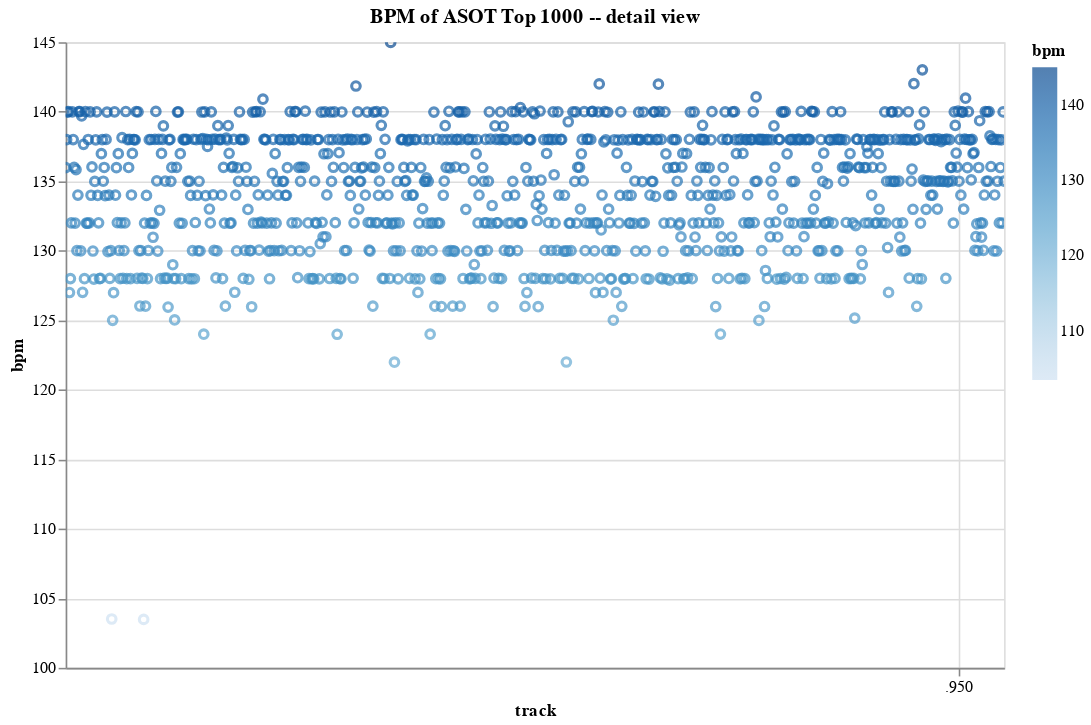

The cell this chart's notebook holds for it:
### Markdown cell above
Not the best way to visualize it, how about a semi-interactive scatter plot?

### Code cell
detail = (
    alt.Chart(source)
    .mark_point()
    .encode(
        x=alt.X(
            "track:T", scale=alt.Scale(domain={"selection": zoom.name, "encoding": "x"})
        ),
        y=alt.Y(
            "bpm:Q",
            scale=alt.Scale(domain={"selection": zoom.name, "encoding": "y"}),
        ),
        color="bpm",
        tooltip=['bpm', 'track']
    )
    .properties(width=600, height=400, title="BPM of ASOT Top 1000 -- detail view")
).interactive()

detail

### Figure 1 — Vega-Lite specification as saved in the notebook (floating-point values rounded to 4 significant figures; data arrays with more than 128 entries replaced by an {"elided": "..."} marker saying what was removed)
{"config": {"view": {"continuousWidth": 400, "continuousHeight": 300}}, "data": {"name": "data-b0a397813ed4168ee6619f80de331e3c"}, "mark": "point", "encoding": {"color": {"type": "quantitative", "field": "bpm"}, "tooltip": [{"type": "quantitative", "field": "bpm"}, {"type": "quantitative", "field": "track"}], "x": {"type": "temporal", "field": "track", "scale": {"domain": {"selection": "selector031", "encoding": "x"}}}, "y": {"type": "quantitative", "field": "bpm", "scale": {"domain": {"selection": "selector031", "encoding": "y"}}}}, "height": 400, "selection": {"selector039": {"type": "interval", "bind": "scales", "encodings": ["x", "y"]}}, "title": "BPM of ASOT Top 1000 -- detail view", "width": 600, "$schema": "https://vega.github.io/schema/vega-lite/v4.8.1.json", "datasets": {"data-b0a397813ed4168ee6619f80de331e3c": {"elided": "1000 records"}}}
